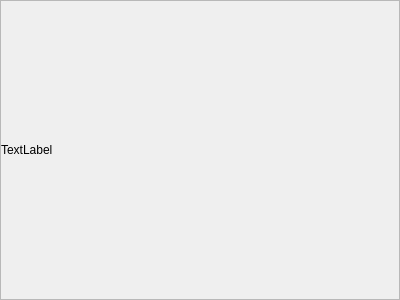
<?xml version="1.0" encoding="UTF-8"?>
<ui version="4.0">
 <class>Dialog</class>
 <widget class="QDialog" name="Dialog">
  <property name="geometry">
   <rect>
    <x>0</x>
    <y>0</y>
    <width>400</width>
    <height>300</height>
   </rect>
  </property>
  <property name="windowTitle">
   <string>Dialog</string>
  </property>
  <layout class="QGridLayout" name="gridLayout_2">
   <property name="leftMargin">
    <number>0</number>
   </property>
   <property name="topMargin">
    <number>0</number>
   </property>
   <property name="rightMargin">
    <number>0</number>
   </property>
   <property name="bottomMargin">
    <number>0</number>
   </property>
   <property name="spacing">
    <number>0</number>
   </property>
   <item row="0" column="0">
    <widget class="QScrollArea" name="scrollArea">
     <property name="verticalScrollBarPolicy">
      <enum>Qt::ScrollBarAlwaysOff</enum>
     </property>
     <property name="horizontalScrollBarPolicy">
      <enum>Qt::ScrollBarAlwaysOff</enum>
     </property>
     <property name="widgetResizable">
      <bool>true</bool>
     </property>
     <widget class="QWidget" name="scrollAreaWidgetContents">
      <property name="geometry">
       <rect>
        <x>0</x>
        <y>0</y>
        <width>398</width>
        <height>298</height>
       </rect>
      </property>
      <layout class="QGridLayout" name="gridLayout">
       <property name="leftMargin">
        <number>0</number>
       </property>
       <property name="topMargin">
        <number>0</number>
       </property>
       <property name="rightMargin">
        <number>0</number>
       </property>
       <property name="bottomMargin">
        <number>0</number>
       </property>
       <property name="spacing">
        <number>0</number>
       </property>
       <item row="0" column="0">
        <widget class="QLabel" name="label">
         <property name="text">
          <string>TextLabel</string>
         </property>
        </widget>
       </item>
      </layout>
     </widget>
    </widget>
   </item>
  </layout>
 </widget>
 <layoutdefault spacing="6" margin="11"/>
 <resources/>
 <connections/>
</ui>
